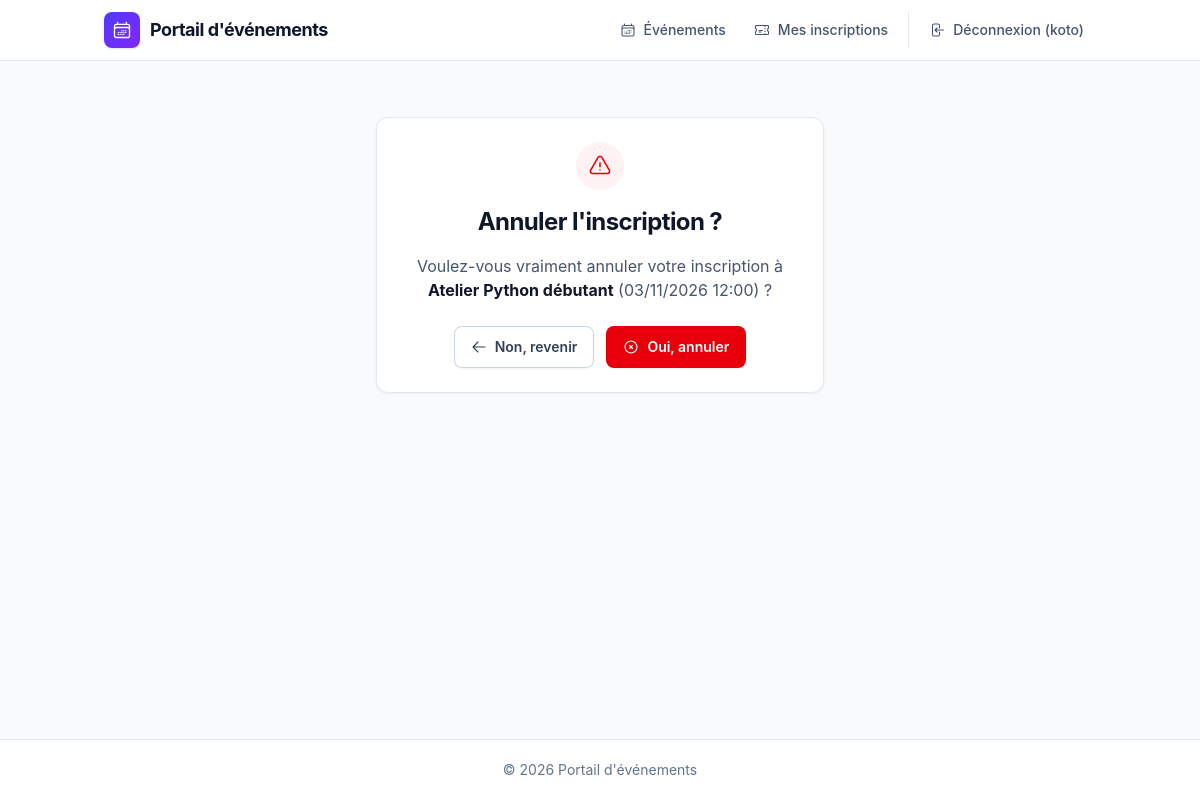
The app's page /inscriptions/2/annuler/ (signed in) with its own data.
### evenements/models.py (models this page shows, shortened)
class Inscription(models.Model):
    class Statut(models.TextChoices):
        CONFIRMEE = "confirmee", "Confirmée"
        ANNULEE = "annulee", "Annulée"
    evenement = models.ForeignKey(Evenement, on_delete=models.CASCADE, related_name="inscriptions")
    utilisateur = models.ForeignKey(
        settings.AUTH_USER_MODEL, on_delete=models.CASCADE, related_name="inscriptions"
    )
    date_inscription = models.DateTimeField(auto_now_add=True)
    statut = models.CharField(max_length=20, choices=Statut.choices, default=Statut.CONFIRMEE)
    class Meta:
        unique_together = ("evenement", "utilisateur")  # pas de double inscription
        ordering = ["-date_inscription"]

class Evenement(models.Model):
    class Categorie(models.TextChoices):
        ATELIER = "atelier", "Atelier"
        CONFERENCE = "conference", "Conférence"
        RENCONTRE = "rencontre", "Rencontre"
    titre = models.CharField(max_length=200)
    description = models.TextField()
    date_evenement = models.DateTimeField("date et heure")
    lieu = models.CharField(max_length=200)
    capacite = models.PositiveIntegerField(
        "capacité", validators=[MinValueValidator(1, "La capacité doit être d'au moins 1.")]
    )
    categorie = models.CharField(
        "catégorie", max_length=20, choices=Categorie.choices, default=Categorie.ATELIER
    )
    class Meta:
        ordering = ["date_evenement"]

### evenements/views.py (the view, shortened to what this page needs)
# urls.py: path("inscriptions/<int:pk>/annuler/", views.annuler_inscription, name="annuler_inscription"),
@login_required
@require_http_methods(["GET", "POST"])
def annuler_inscription(request, pk):
    inscription = get_object_or_404(
        Inscription.objects.select_related("evenement"), pk=pk, utilisateur=request.user
    )
    return render(request, "evenements/confirmer_annulation.html", {"inscription": inscription})

### templates/evenements/confirmer_annulation.html (shortened to what this page needs)
{% extends "base.html" %}
{% block content %}
<div class="card auth-card text-center">
  <div class="icon-circle red">{% include "partials/icon.html" with name="warning" cls="size-6" %}</div>
  <h1>Annuler l'inscription ?</h1>
  <p class="text-slate-600">Voulez-vous vraiment annuler votre inscription à <strong class="text-slate-900">{{ inscription.evenement.titre }}</strong>
     ({{ inscription.evenement.date_evenement|date:"d/m/Y H:i" }}) ?</p>
  <form method="post" class="mt-6 flex flex-col-reverse justify-center gap-3 sm:flex-row">{% csrf_token %}
    <a class="btn gris" href="{% url 'mes_inscriptions' %}">{% include "partials/icon.html" with name="arrow-left" %} Non, revenir</a>
    <button class="btn danger" type="submit">{% include "partials/icon.html" with name="x-circle" %} Oui, annuler</button>
  </form>
</div>
{% endblock %}

### templates/base.html (shortened to what this page needs)
{% load tailwind_tags %}<!DOCTYPE html>
<html lang="fr">
<head>
  {% tailwind_css %}
</head>
<body class="flex min-h-screen flex-col">
<header class="sticky top-0 z-30 border-b border-slate-200 bg-white/90 backdrop-blur">
  <nav class="mx-auto flex max-w-5xl flex-wrap items-center gap-x-1 gap-y-2 px-4 py-3">
    <a class="brand mr-auto" href="{% url 'liste_evenements' %}">
      <span class="brand-logo">{% include "partials/icon.html" with name="calendar-days" cls="size-5" %}</span>
      Portail d'événements
    </a>
    <a class="nav-link {% if request.resolver_match.url_name == 'liste_evenements' %}is-active{% endif %}" href="{% url 'liste_evenements' %}">
      {% include "partials/icon.html" with name="calendar-days" %} Événements
    </a>
    {% if user.is_authenticated %}
      <a class="nav-link {% if request.resolver_match.url_name == 'mes_inscriptions' %}is-active{% endif %}" href="{% url 'mes_inscriptions' %}">
        {% include "partials/icon.html" with name="ticket" %} Mes inscriptions
      </a>
      <form method="post" action="{% url 'deconnexion' %}" class="m-0 ml-1 border-l border-slate-200 pl-2">{% csrf_token %}
        <button type="submit" class="nav-link">
          {% include "partials/icon.html" with name="logout" %} Déconnexion ({{ user.username }})
        </button>
      </form>
    {% else %}
      <a class="nav-link" href="{% url 'connexion' %}">{% include "partials/icon.html" with name="login" %} Connexion</a>
      <a class="btn sm" href="{% url 'creer_compte' %}">{% include "partials/icon.html" with name="user-plus" %} Créer un compte</a>
    {% endif %}
  </nav>
</header>
<main class="mx-auto my-8 w-full max-w-5xl flex-1 px-4">
  {% block content %}{% endblock %}
</main>
<footer class="border-t border-slate-200 bg-white">
  <div class="mx-auto max-w-5xl px-4 py-5 text-center text-sm text-slate-500">
    &copy; {% now "Y" %} Portail d'événements
  </div>
</footer>
</body>
</html>

### records on screen
Inscription: evenement.titre "Atelier Python débutant", evenement.date_evenement "03/11/2026 12:00"

### other values on screen
{{ user.username }} "koto"
